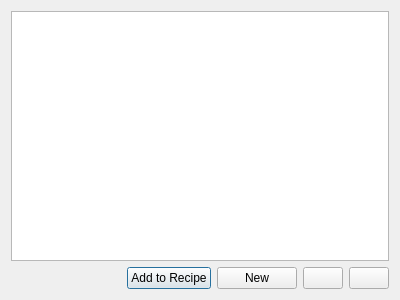
<?xml version="1.0" encoding="UTF-8"?>
<ui version="4.0">
 <class>yeastDialog</class>
 <widget class="QDialog" name="yeastDialog">
  <property name="geometry">
   <rect>
    <x>0</x>
    <y>0</y>
    <width>400</width>
    <height>300</height>
   </rect>
  </property>
  <property name="windowTitle">
   <string>Yeast Database</string>
  </property>
  <layout class="QVBoxLayout" name="verticalLayout">
   <item>
    <widget class="YeastTableWidget" name="yeastTableWidget"/>
   </item>
   <item>
    <layout class="QHBoxLayout" name="horizontalLayout">
     <item>
      <spacer name="horizontalSpacer">
       <property name="orientation">
        <enum>Qt::Horizontal</enum>
       </property>
       <property name="sizeHint" stdset="0">
        <size>
         <width>40</width>
         <height>20</height>
        </size>
       </property>
      </spacer>
     </item>
     <item>
      <widget class="QPushButton" name="pushButton_addToRecipe">
       <property name="toolTip">
        <string>Add selected yeast to recipe</string>
       </property>
       <property name="text">
        <string>Add to Recipe</string>
       </property>
       <property name="autoDefault">
        <bool>false</bool>
       </property>
       <property name="default">
        <bool>true</bool>
       </property>
      </widget>
     </item>
     <item>
      <widget class="QPushButton" name="pushButton_new">
       <property name="toolTip">
        <string>Create new yeast</string>
       </property>
       <property name="text">
        <string>New</string>
       </property>
       <property name="autoDefault">
        <bool>false</bool>
       </property>
      </widget>
     </item>
     <item>
      <widget class="QPushButton" name="pushButton_edit">
       <property name="toolTip">
        <string>Edit selected yeast</string>
       </property>
       <property name="text">
        <string/>
       </property>
       <property name="icon">
        <iconset resource="../brewtarget.qrc">
         <normaloff>:/images/edit.svg</normaloff>:/images/edit.svg</iconset>
       </property>
       <property name="autoDefault">
        <bool>false</bool>
       </property>
      </widget>
     </item>
     <item>
      <widget class="QPushButton" name="pushButton_remove">
       <property name="toolTip">
        <string>Remove selected yeast</string>
       </property>
       <property name="text">
        <string/>
       </property>
       <property name="icon">
        <iconset resource="../brewtarget.qrc">
         <normaloff>:/images/smallMinus.svg</normaloff>:/images/smallMinus.svg</iconset>
       </property>
       <property name="autoDefault">
        <bool>false</bool>
       </property>
      </widget>
     </item>
    </layout>
   </item>
  </layout>
 </widget>
 <customwidgets>
  <customwidget>
   <class>YeastTableWidget</class>
   <extends>QTableView</extends>
   <header>YeastTableWidget.h</header>
  </customwidget>
 </customwidgets>
 <resources>
  <include location="../brewtarget.qrc"/>
 </resources>
 <connections/>
</ui>
